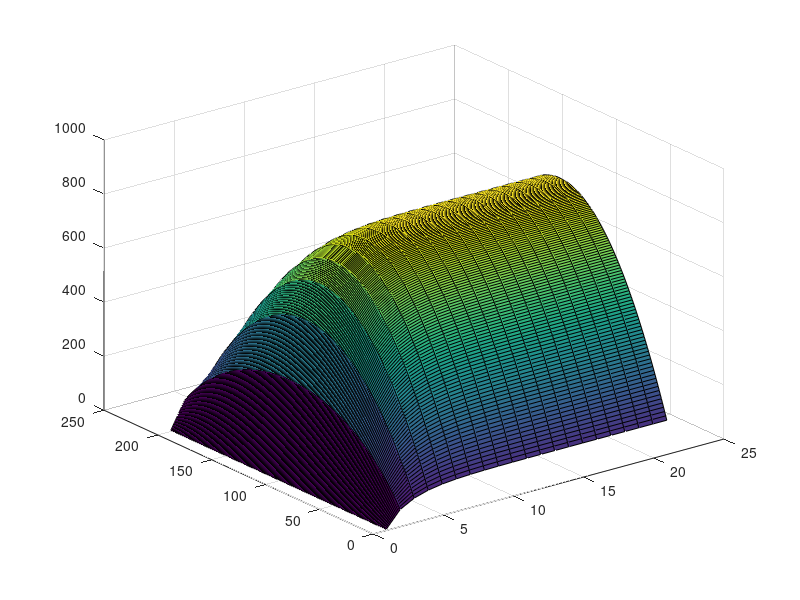
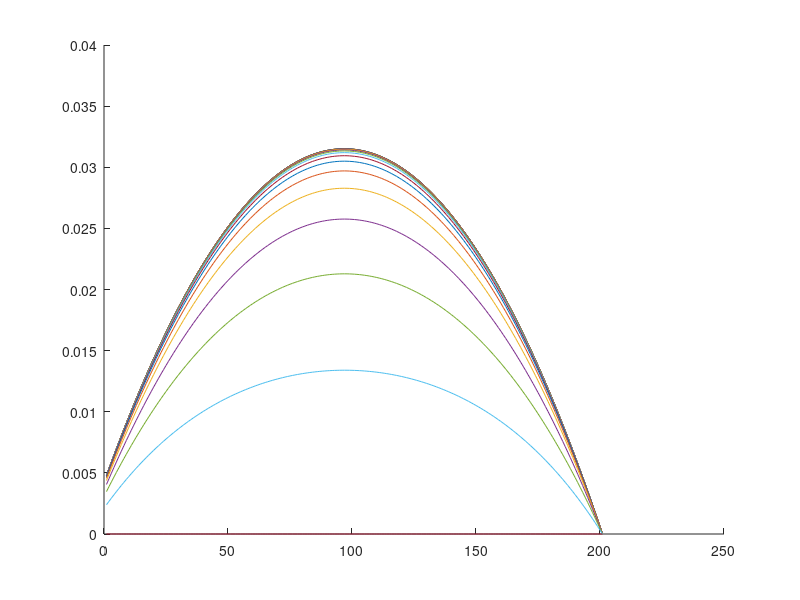

Recreate these plots in MATLAB, in order.
function hc_ss_x_t_CG
%solver for time dependent PDE using backwards Euler. Includes a
%time-dependent heat equation and a simple du/dt=t case for testing.

% clear the console screen
clc; close all;
 
% load the data and numerical parameters
pert_k    = 1e-1 *1;
pert_s    = 1e-1 *0;
pert_bc_L = 1e-1 *0;
pert_bc_R = 1e-1 *0;
[dat,npar] = load_simulation_data(pert_k,pert_s,pert_bc_L,pert_bc_R);


% assemble the matrix and the rhs
npar.adjoint=false;
npar.pert_status = 'unperturbed';
[Tu]=solve_time_system(npar,dat);
% 
% assemble the matrix and the rhs
npar.adjoint=true;
npar.pert_status = 'unperturbed';
[Phiu]=solve_time_system(npar,dat);
% 
% npar.adjoint=false;
% npar.pert_status = 'perturbed';
% [Tp]=solve_time_system(npar,dat);

figure(1) 
surf(Tu)
% figure(2) 
% surf(Phiu)
% figure(3) 
% surf(Tp)

figure(99);hold all;
for k=1:length(Phiu(1,:))
    plot(Phiu(:,k));
end
return
end

%%%%%%%%%%%%%%%%%%%%%%%%%%%%%%%%%%%%%

function [final]=solve_time_system(npar,dat)
%Store time data in dat
dat.finalTime=1;
dat.timeSteps=20;
dat.dt=dat.finalTime/dat.timeSteps;
%Set 
max_steps=dat.timeSteps;
dt=dat.dt;
tfinal=dat.finalTime;
if npar.adjoint==false
    Tprev=ones(npar.ndofs,1);
    solutionForward = zeros(npar.ndofs,dat.timeSteps+1);
    solutionForward(:,1) = Tprev;
    for ii=1:max_steps
        t=ii*dt;
        [T,q]=solveOneStep(npar,dat,t,Tprev);
        solutionForward(:,ii+1)=T;
        Tprev=T;
    end
    final=solutionForward;
end
if npar.adjoint==true
    Phiprev=zeros(npar.ndofs,1);
    solutionAdjoint = zeros(npar.ndofs,dat.timeSteps+1);
    solutionAdjoint(:,end) = Phiprev;
    t = tfinal;
    for ii=1:max_steps
        t = t -dt;
        [Phi,r]=solveOneStep(npar,dat,t,Phiprev);
        solutionAdjoint(:,end-ii)=Phi;
        Phiprev=Phi;
    end
    final=solutionAdjoint;
end
return
end

%%%%%%%%%%%%%%%%%%%%%%%%%%%%%%%%%%%%%

function [returnValue,source]=solveOneStep(npar,dat,t_end,Tprev)
% systemSelector is used to determine which system is to be solved:
% 1 => Transient heat equation
% 2 => du/dt = t
dt=dat.dt;
switch dat.systemSelector
    case {1}
        [A,source,Tdir,AN]=assemble_system(npar,dat,t_end,Tprev);
        T=A\source;
        returnValue=T;
    case {2}
        [u,source]=test_system(npar,dat,t_end,Tprev);
        returnValue=u;
    otherwise 
        error('wong test selector in %s',mfilename);
end

return
end

%%%%%%%%%%%%%%%%%%%%%%%%%%%%%%%%%%%%%

function [u,source]=test_system(npar,dat,t_end,uprev)
%Simple test case of solving du/dt = f(t)

% define the rhs f function
a = 1;
my_f = @(t) a*t;

% solve for new u:
u = dat.dt*my_f(t_end) + uprev;

source=ones(npar.nel*npar.porder+1,1); %Just a dummy for now
return
end

%%%%%%%%%%%%%%%%%%%%%%%%%%%%%%%%%%%%%

function [A,rhs, out, A_extremities_before_bc]=assemble_system(npar,dat,t_end,Tprev)

% assemble the matrix, the rhs, apply BC
dt=dat.dt;

% shortcuts
porder= npar.porder;
gn    = npar.gn;
nel   = npar.nel;
% ideally, we would analyze the connectivity to determine nnz
nnz=(porder+3)*nel; %this is an upperbound, not exact
% n: linear system size
n=nel*porder+1;
% allocate memory
A=spalloc(n,n,nnz);
M=spalloc(n,n,nnz);
rhs=zeros(n,1);

% compute local matrices
% load Gauss Legendre quadrature (GLQ is exact on polynomials of degree up to 2n-1,
% while using only integrand evaluations (n-point quadrature).
% estimate the max poly order (it comes from the mass matrix  when coef. are
% piecewise constant and the material mesh matches the computational mesh
poly_max=2*porder;
[xq,wq] = GLNodeWt(porder+1);
% initialize local matrices/vectors
m=zeros(porder+1,porder+1);
k=m;
f=zeros(porder+1,1);
% store shapeset
[b,dbdx] =feshpln(xq,porder);

% definition of the weak form:
% int_domain (grad u D grad b) - int_bd_domain (b D grad u n) ...
%      = int_domain (b rhs)

% switch between forward and adjoint calculations
if npar.adjoint
    src = dat.asrc;
    bc  = dat.bc_adj;
    kond = dat.k;
else
    bc  = dat.bc_for;
    % what kind of material properties to use
    switch npar.pert_status
        case 'unperturbed'
            kond = dat.k;
            src = dat.fsrc;
        case 'perturbed'
            for i=1:length(dat.k)
                kond{i} = @(x,t) dat.k{i}(x,t)    + dat.dk{i}(x,t);
                src{i}  = @(x,t) dat.fsrc{i}(x,t) + dat.dfsrc{i}(x,t);
            end
            bc.left.C = bc.left.C + bc.left.dC;
            bc.rite.C = bc.rite.C + bc.rite.dC;
        case 'delta'
            kond = dat.dk;
            src = dat.dfsrc;
            bc.left.C =  bc.left.dC;
            bc.rite.C =  bc.rite.dC;
    end
end

% loop over elements
for iel=1:npar.nel
    % element extremities
    x0=npar.x(iel);
    x1=npar.x(iel+1);
    % jacobian of the transformation to the ref. element
    Jac=(x1-x0)/2;
    % get x values in the interval
    x=(x1+x0)/2+xq*(x1-x0)/2;
    my_zone=npar.iel2zon(iel);
    d=kond{my_zone}(x,t_end);
    q=src{my_zone}(x,t_end);
    % compute local matrices + load vector
    for i=1:porder+1
        for j=1:porder+1
            k(i,j)= dot(d.*wq.*dbdx(:,i) , dbdx(:,j));
            m(i,j)= dot(wq.*b(:,i),b(:,j));
        end
        f(i)= dot(q.*wq, b(:,i));
    end
    % assemble
    A(gn(iel,:),gn(iel,:)) = A(gn(iel,:),gn(iel,:)) + k/Jac;
    M(gn(iel,:),gn(iel,:)) = M(gn(iel,:),gn(iel,:)) + m*Jac;
    rhs(gn(iel,:)) = rhs(gn(iel,:)) + f*Jac;
end
if npar.adjoint 
    A = M/dt +A;
    rhs = rhs + M*Tprev/dt;
else 
    A = M/dt +A;
    rhs = rhs + M*Tprev/dt;
end

% apply natural BC
Dirichlet_nodes=[];
Dirichlet_val=[];
r_functional=[];
switch bc.left.type
    case 0 % Neumann, int_bd_domain (b D grad u n) is on the RHS
        rhs(1)=rhs(1)+bc.left.C;
    case 1 % Robin
        A(1,1)=A(1,1)+dat.hcv;
        rhs(1)=rhs(1)+dat.hcv*bc.left.C;
    case 2 % Dirichlet
        Dirichlet_nodes=[Dirichlet_nodes 1];
        Dirichlet_val=[Dirichlet_val bc.left.C];
        r_functional=[r_functional rhs(1)];
end
switch bc.rite.type
    case 0 % Neumann, int_bd_domain (b D grad u n) is on the RHS
        rhs(n)=rhs(n)+bc.rite.C;
    case 1 % Robin
        A(n,n)=A(n,n)+dat.hcv;
        rhs(n)=rhs(n)+dat.hcv*bc.rite.C;
    case 2 % Dirichlet
        Dirichlet_nodes=[Dirichlet_nodes n];
        Dirichlet_val=[Dirichlet_val bc.rite.C];
        r_functional=[r_functional rhs(n)];
end
% save pieces of A
A_extremities_before_bc=A(Dirichlet_nodes,:);
% apply Dirichlet BC
for i=1:length(Dirichlet_nodes) % loop on the number of constraints
    id=Dirichlet_nodes(i);      % extract the dof of a constraint
    bcval=Dirichlet_val(i);
    rhs=rhs-bcval*A(:,id);  % modify the rhs using constrained value
    A(id,:)=0; % set all the id-th row to zero
    A(:,id)=0; % set all the id-th column to zero (symmetrize A)
    A(id,id)=1;            % set the id-th diagonal to unity
    rhs(id)=bcval;         % put the constrained value in the rhs
end

if npar.adjoint
    out=r_functional;
else
    out=Dirichlet_val;
end


return
end
%%%%%%%%%%%%%%%%%%%%%%%%%%%%%%%%%%%%%

function [QoI,volumetric_integral] = qoi_num_eval(fem_sol,npar,dat,AN)

% calculation of the QoI using definition and numerical quadrature
% dx=diff(npar.xf);
% JJJJUUUU = dot( (Tu(1:end-1)+Tu(2:end))/2 , dx )/sum(dx)
% JJJJPPPP = dot( (Tp(1:end-1)+Tp(2:end))/2 , dx )/sum(dx)

% shortcuts
porder= npar.porder;
gn    = npar.gn;
nel   = npar.nel;

% select quadrature
poly_max=2*porder;
[xq,wq] = GLNodeWt(porder+1);
% store shapeset
[b,~] =feshpln(xq,porder);

% use adjoint source (response function)
use_response_function = ~npar.adjoint;

% switch between forward and adjoint calculations
if use_response_function % when the forward solution is passed as argument
    src = dat.asrc;
    % no need for anything else: we use only T and r to compute the QoI !!!
    %     bc  = dat.bc_adj;
    %     kond = dat.k;
else
    bc  = dat.bc_for;
    % what kind of material properties to use
    switch npar.pert_status
        case 'unperturbed'
            kond = dat.k;
            src = dat.fsrc;
        case 'perturbed'
            for i=1:length(dat.k)
                kond{i} = @(T) dat.k{i}(T)    + dat.dka{i}(T)+ dat.dkb{i}(T)+ dat.dkc{i}(T);
                src{i}  = @(x) dat.fsrc{i}(x) + dat.dfsrc{i}(x);
            end
            bc.left.C = bc.left.C + bc.left.dC;
            bc.rite.C = bc.rite.C + bc.rite.dC;
            %         case 'delta_p'
            %             for i=1:length(dat.k)
            %                 kond{i} = @(T) dat.dka{i}(T)+ dat.dkb{i}(T)+ dat.dkc{i}(T);
            %             end
            %             src = dat.dfsrc;
            %             bc.left.type =  0; % Neumann
            %             bc.rite.type =  0;
            %             bc.left.C =  0;
            %             bc.rite.C =  0;
    end
end

QoI = 0;
% loop over elements
for iel=1:npar.nel
    % element extremities
    x0=npar.x(iel);
    x1=npar.x(iel+1);
    % jacobian of the transformation to the ref. element
    Jac=(x1-x0)/2;
    % get x values in the interval
    x=(x1+x0)/2+xq*(x1-x0)/2;
    % get the mat zone ID
    my_zone=npar.iel2zon(iel);
    % evaluate external source at qp
    q_or_r_qp=src{my_zone}(x);
    % evaluate previous temperature at qp
    fem_sol_qp = b(:,:) * fem_sol(gn(iel,:));
    %     % evaluate
    %     d=kond{my_zone}(fem_sol_qp);
    % add to QoI
    QoI = QoI + dot( wq.*fem_sol_qp ,q_or_r_qp)*Jac;
end

volumetric_integral=QoI; % we are done at this point if the forward solution was passed.

% add missing part to QoI when evaluating it with the adjoint function
% recall 0=neumann, 1=robin, 2=dirichlet
% (that data is C in: kdu/dn=C // u+k/hcv*du/dn =C // u=C)
if ~use_response_function
    fprintf('Adding bc stuff to volumetric integral\n\t npar.adjoint=%g, QoI so far=%g\n',npar.adjoint,QoI);
    % store shapeset at element extremities
    [b,dbdx] = feshpln([-1 1],porder);
    switch npar.pert_status
        case 'unperturbed'
            switch bc.left.type
                case 0 % Neumann
                    fem_sol_extremity = b(:,:) * fem_sol(gn(1,:));
                    fprintf('Neumann left, bc value %g\n\tadd to phi.q: ',bc.left.C);
                    fprintf('%g \n',bc.left.C*fem_sol_extremity(1));
                    QoI = QoI +bc.left.C*fem_sol_extremity(1);
                case 1 % Robin
                    fem_sol_extremity = b(:,:) * fem_sol(gn(1,:));
                    fprintf('Robin left, bc value %g\n\tadd to phi.q: ',bc.left.C);
                    fprintf('%g \n',dat.hcv*bc.left.C*fem_sol_extremity(1));
                    QoI = QoI +dat.hcv*bc.left.C*fem_sol_extremity(1);
                case 2 % Dirichlet
                    if npar.use_matrix_terms
                        QoI = QoI -dot(AN(1,:),fem_sol)*bc.left.C;
                    else
                        iel=1;
                        Jac = (npar.x(iel+1)-npar.x(iel))/2;
                        dfem_sol_extremity = dbdx(:,:) * fem_sol(gn(iel,:)) / Jac;
                        my_zone=npar.iel2zon(iel);
                        d=kond{my_zone}(npar.x(iel));
                        fprintf('dirichlet left, bc value %g\n\tadd to phi.q: ',bc.left.C)
                        fprintf('%g \n',d*bc.left.C*dfem_sol_extremity(1))
                        %                     dfem_sol_extremity(1)
                        QoI = QoI +d*bc.left.C*dfem_sol_extremity(1);
                    end
            end
            switch bc.rite.type
                case 0 % Neumann
                    fem_sol_extremity = b(:,:) * fem_sol(gn(end,:));
                    fprintf('Neumann right, bc value %g\n\tadd to phi.q: ',bc.rite.C);
                    fprintf('%g \n',bc.rite.C*fem_sol_extremity(end));
                    QoI = QoI +bc.rite.C*fem_sol_extremity(end);
                case 1 % Robin
                    fem_sol_extremity = b(:,:) * fem_sol(gn(end,:));
                    fprintf('Robin right, bc value %g\n\tadd to phi.q: ',bc.rite.C);
                    fprintf('%g \n',dat.hcv*bc.rite.C*fem_sol_extremity(end));
                    QoI = QoI +dat.hcv*bc.rite.C*fem_sol_extremity(end);
                case 2 % Dirichlet
                    if npar.use_matrix_terms
                        QoI = QoI -dot(AN(end,:),fem_sol)*bc.rite.C;
                    else
                        iel=npar.nel;
                        Jac = (npar.x(iel+1)-npar.x(iel))/2;
                        dfem_sol_extremity = dbdx(:,:) * fem_sol(gn(iel,:)) / Jac;
                        my_zone=npar.iel2zon(iel);
                        d=kond{my_zone}(npar.x(iel+1));
                        fprintf('dirichlet right, bc value %g\n\tadd to phi.q: ',bc.rite.C);
                        fprintf('%g \n',-d*bc.rite.C*dfem_sol_extremity(end));
                        QoI = QoI -d*bc.rite.C*dfem_sol_extremity(end);
                    end
            end
    end
end

return
end
%%%%%%%%%%%%%%%%%%%%%%%%%%%%%%%%%%%%%

function [shapefun,dhdx]=feshpln (xv,p)
% computes the finite element basis functions and their first derivatives
% for any order p
% here, we use Lagrangian FE functions

xd=linspace(-1,1,p+1);

shapefun=zeros(length(xv),p+1);
dhdx    =zeros(length(xv),p+1);

% shape function
for i=1:p+1
    num=1.;
    den=1.;
    for j=1:p+1
        if(j~=i)
            num=num.*(xv-xd(j));
            den=den.*(xd(i)-xd(j));
        end
    end
    shapefun(:,i)=num./den;
end

% derivative of the shape function
for i=1:p+1
    sum=0.;
    den=1.;
    for j=1:p+1
        if(j~=i)
            num=1;
            for k=1:p+1
                if((k~=i)&&(k~=j))
                    num=num.*(xv-xd(k));
                end
            end
            sum=sum+num;
            den=den.*(xd(i)-xd(j));
        end
    end
    dhdx(:,i)=sum./den;
end

return
end
%%%%%%%%%%%%%%%%%%%%%%%%%%%%%%%%%%%%%%

function [x,w] = GLNodeWt(n)
% GLNodeWt  Nodes and weights for Gauss-Legendre quadrature of arbitrary order
%           obtained by solving an eigenvalue problem
%
% Synopsis:  [x,w] = GLNodeWt(n)
%
% Input:     n = order of quadrature rule
%
% Output:    x = vector of nodes
%            w = vector of weights

%  Algorithm based on ideas from Golub and Welsch, and Gautschi.  For a
%  condensed presentation see H.R. Schwarz, Numerical Analysis: A
%  Comprehensive Introduction, 1989, Wiley.  Original MATLAB
%  implementation by H.W. Wilson and L.H. Turcotte, Advanced Mathematics
%  and Mechanics Applications Using MATLAB, 2nd ed., 1998, CRC Press

beta   = (1:n-1)./sqrt(4*(1:n-1).^2 - 1);
J      = diag(beta,-1) + diag(beta,1);    % eig(J) needs J in full storage
[V,D]  = eig(J);
[x,ix] = sort(diag(D));  %  nodes are eigenvalues, which are on diagonal of D
w      = 2*V(1,ix)'.^2;  %  V(1,ix)' is column vector of first row of sorted V

return
end
%%%%%%%%%%%%%%%%%%%%%%%%%%%%%%%%%%%%%

function [dat,npar]=load_simulation_data(pert_k,pert_s,pert_bc_L,pert_bc_R)

triga = false;
dat.systemSelector=1;


% dimensions
if triga
    % dat.hcv = 1612.414; % W/m^2-C
    dat.hcv = 100; % W/m^2-C
    % dat.width = [0.003175 0.01 0.017415 0.0179195]; % m
    dat.width = [1 3 4 7]; % m
    % mesh resolution per region
    nel_zone = [ 5 5 5 2];
else
    dat.hcv = 100;
    dat.width = 0.5*5;
    nel_zone = [ 100 ];
end

% load the data structure with info pertaining to the physical problem
if triga
    dat.k{1}=@k_zr; % W/m-K
    dat.k{2}=@k_fuel; % W/m-K
    dat.k{3}=@k_fuel; % W/m-K
    dat.k{4}=@k_clad; % W/m-K
    % forward calculation source
    dat.fsrc{1}=@zero_function; % W/m3
    dat.fsrc{2}=@esrc; % W/m3
    dat.fsrc{3}=@esrc; % W/m3
    dat.fsrc{4}=@zero_function; % W/m3
    % adjoint calculation source
    dat.asrc{1}=@response_function;
    dat.asrc{2}=@zero_function;
    dat.asrc{3}=@zero_function;
    dat.asrc{4}=@zero_function; % W/m3
else
    dat.k{1}=@(x,t) 2150/200*(1+0*x+0*t/100);
    dat.fsrc{1}=@(x,t) (t<=40)*(10000*(1+0*x+0*t))+(t>40)*(t<=60)*(10000*(1+(t-40)/20))+(t>60)*(10000*(2));
    %dat.fsrc{1}=@(x,t) (10000*(1+0*x+0*t)); %For debuging
    dat.asrc{1}=@(x,t) (1+0*x+0*t)/dat.width(end);
end
% create perturbations
for i=1:length(dat.k)
    dat.dk{i}    = @(x,t) pert_k*dat.k{i}(x,t)*(1+0*t);
    if isequal(dat.fsrc{i},@zero_function)
        dat.dfsrc{i} = @zero_function;
    else
        dat.dfsrc{i} = @(x,t) pert_s*(1+0*x)*(1+0*t);
    end
end

% forward bc
bc.left.type=1; %0=neumann, 1=robin, 2=dirichlet
bc.left.C=0; % (that data is C in: kdu/dn=C // u+k/hcv*du/dn =C // u=C)
if triga
    bc.rite.type=2;
    bc.rite.C=15;
else
    bc.rite.type=2;
    bc.rite.C=100;
end
dat.bc_for=bc;
% create perturbations
dat.bc_for.left.dC = pert_bc_L*dat.bc_for.left.C;
dat.bc_for.rite.dC = pert_bc_R*dat.bc_for.rite.C;
% adjoint bc
bc.left.C=0;
bc.rite.C=0;
dat.bc_adj=bc;
clear bc;

% load the numerical parameters, npar, structure pertaining to numerics
% number of elements
if length(dat.width)~=length(nel_zone)
    error('not the same number of zones in dat.width and nel_zone');
end
if length(dat.k)~=length(nel_zone)
    error('not the same number of zones in dat.k and nel_zone');
end
if length(dat.fsrc)~=length(nel_zone)
    error('not the same number of zones in dat.fsrc and nel_zone');
end
if length(dat.asrc)~=length(nel_zone)
    error('not the same number of zones in dat.asrc and nel_zone');
end
npar.nel = sum(nel_zone);

% domain
tmp_width = [ 0 dat.width];
x=[];
iel2zon=[];
for i_zone=1:length(nel_zone)
    x_zone = linspace(tmp_width(i_zone),tmp_width(i_zone+1),nel_zone(i_zone)+1);
    if isempty(x)
        x = x_zone;
        iel2zon=i_zone*ones(nel_zone(i_zone),1);
    else
        x = [x x_zone(2:end)];
        iel2zon =[ iel2zon; i_zone*ones(nel_zone(i_zone),1)];
    end
end
npar.x=x;
npar.iel2zon=iel2zon;

% polynomial degree
npar.porder=2;
% nbr of dofs per variable
npar.ndofs = npar.porder*npar.nel+1;

% connectivity
gn=zeros(npar.nel,npar.porder+1);
gn(1,:)=linspace(1,npar.porder+1,npar.porder+1);
for iel=2:npar.nel
    gn(iel,:)=[gn(iel-1,end) , gn(iel-1,2:end)+npar.porder ];
end
npar.gn=gn; clear gn;

% create x values for plotting FEM solution
npar.xf=zeros(npar.nel*npar.porder+1,1);
for iel=1:npar.nel
    ibeg = (iel-1)*npar.porder+1;
    iend = (iel  )*npar.porder+1;
    npar.xf(ibeg:iend)=linspace(npar.x(iel),npar.x(iel+1),npar.porder+1) ;
end

return
end
